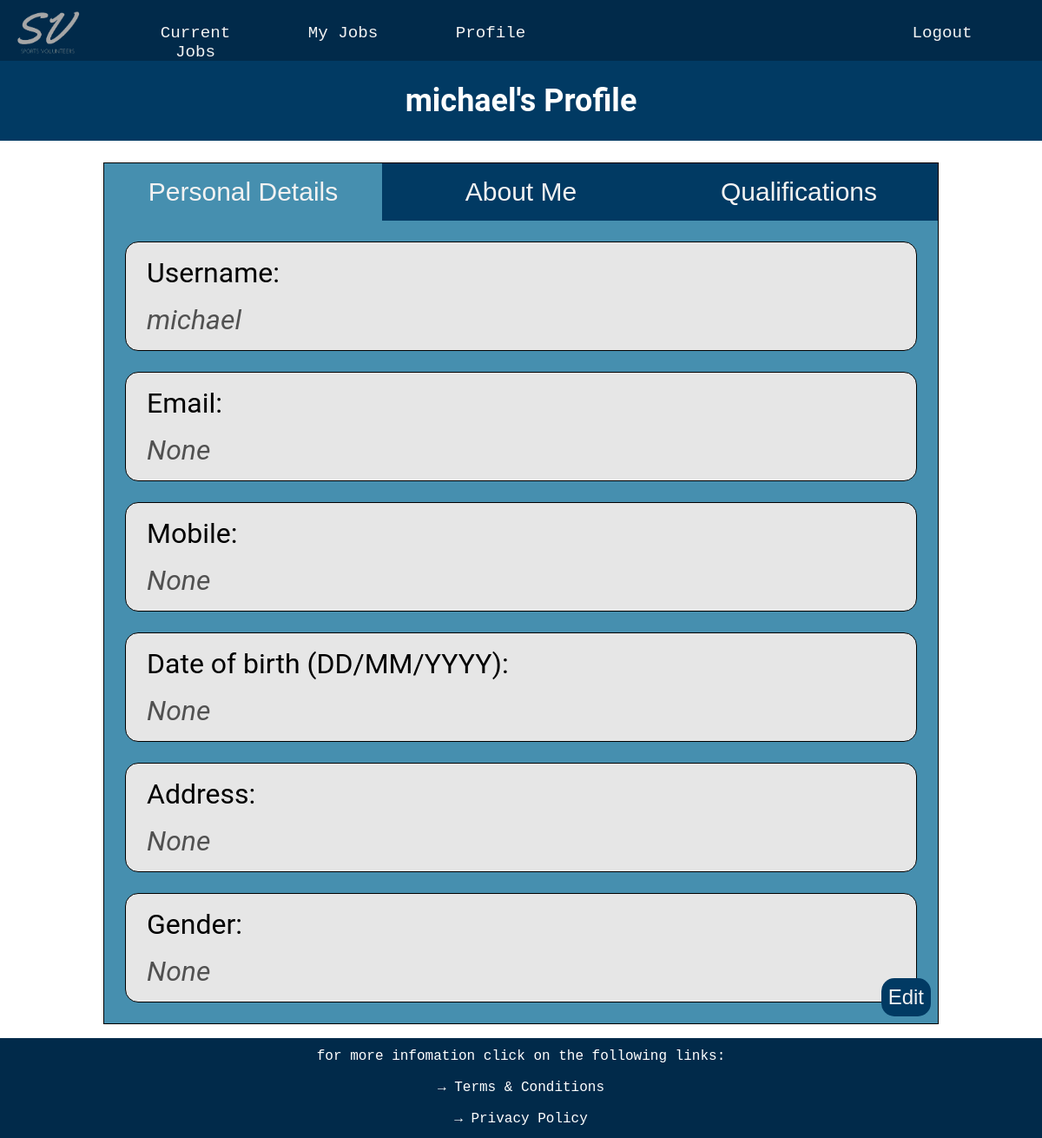
Screenshot of /profile (signed in) with the database file from the repository.
### website/databases.py (models this page shows, shortened)
class User(UserMixin, db.Model):
    __tablename__ = 'users'
    user_id = db.Column(db.Integer, primary_key=True, autoincrement=True)
    username = db.Column(db.String(16), index=True, unique=True)
    password_hash = db.Column(db.String(64))
    email = db.Column(db.String(30))
    mobile = db.Column(db.String(15))
    preferred_name = db.Column(db.String(15))
    dob = db.Column(db.String(11))
    address = db.Column(db.String(50))
    gender = db.Column(db.String(10))
    jobs_completed = db.Column(db.Integer)
    admin = db.Column(db.Boolean)
    details = db.Column(db.String(255))
    qualifications = db.relationship('Qualification', secondary=user_qualifications,
                                     backref=db.backref('users', lazy='subquery'))
    jobs = db.relationship('Jobs', secondary='user_job_link',
                           backref=db.backref('assigned_users', lazy='dynamic'))
    def get_id(self):
        return str(self.user_id)

### website/routes.py (the view, shortened to what this page needs)
@app.route('/profile', methods=['GET', 'POST'])
def profile():
    user = db.session.query(User).filter_by(user_id=current_user.get_id()).first()
    profile_form = profileEditForm()
    my_requests = Requests.query.filter_by(user_id=current_user.get_id()).all()
    my_remove_requests = RemoveRequests.query.filter_by(user_id=current_user.get_id()).all()
    job_table = Jobs
    current_user_id = current_user.get_id()
    assigned_jobs = Jobs.query.join(UserJobLink, Jobs.job_id == UserJobLink.job_id).filter(UserJobLink.user_id == current_user_id).all()
    details_form = ProfileDetailsForm()
    qualifications = Qualification.query.all()
    return render_template('profile.html', assigned_jobs=assigned_jobs, profile_form=profile_form, qualifications=qualifications,
                           user_qualifications=[q.qualifications_id for q in current_user.qualifications], my_requests=my_requests,
                           my_remove_requests=my_remove_requests, details_form=details_form, job_table=job_table)

### website/routes.py (called while the page is built)
@lm.user_loader
def load_user(user_id):
    return User.query.get(int(user_id))

### website/templates/profile.html (shortened to what this page needs)
{% extends "layout.html" %}
{% block page_content %}
<div class="p-title-box">
    <h1 class = 'profile-title'>{{ current_user.username }}'s Profile</h1>
</div>
<div class='profile-container'>
    <div class='tab-container'>
        <button class="profile-tab" onclick="showTab('PersonalDetails', this)" id="defaultOpen">Personal Details</button>
        <button class="profile-tab" onclick="showTab('AboutMe', this)">About Me</button>
        <button class="profile-tab" onclick="showTab('Qualifications', this)">Qualifications</button>
    </div>
    <form id="PersonalDetails" class="profile-tab-content profile-flex" action="" method="POST">
        <button class="Edit" onclick="showEdits(event)">Edit</button>
        <div class='details-section'>
            <p class = "profile-box-text">Username: </p>
            <p class='profile-box-text profile-data-text'>{{ current_user.username }}</p>
        </div>
        <div class='details-section'>
            <p class = "profile-box-text">Email:</p>
            <p class='profile-box-text profile-data-text'>{{ current_user.email }}</p>
        </div>
        <div class='details-section'>
            <p class = "profile-box-text">Mobile:</p>
            <p class='profile-box-text profile-data-text'>{{ current_user.mobile }}</p>
        </div>
        <div class='details-section'>
            <p class = "profile-box-text">Date of birth (DD/MM/YYYY):</p>
            <p class='profile-box-text profile-data-text'>{{ current_user.dob }}</p>
        </div>
        <div class='details-section'>
            <p class = "profile-box-text">Address:</p>
            <p class='profile-box-text profile-data-text'>{{ current_user.address }}</p>
        </div>
        <div class='details-section'>
            <p class = "profile-box-text">Gender:</p>
            <p class='profile-box-text profile-data-text'>{{ current_user.gender }}</p>
        </div>
    </form>
</div>
{% endblock %}

### website/static/styles.css (style rules this page uses)
.profile-title, .timetable-title { text-align: center; font-size: 3vw; color: white; }
.p-title-box, .timetable-title-box { background-color: #013A63; padding: 1px; margin-bottom: 25px; }
.profile-box-text { font-size: 4vh; margin: 1rem 1.5rem 1rem 1.5rem; width: auto; }
.profile-data-text { color: #515151; font-style: italic; }
.profile-container { display: flex; flex-direction: column; width: 80%; margin: auto; border: 1px solid black; padding: 0; }
.tab-container { display: flex; flex-direction: row; }
.profile-tab { flex: 30%; background-color: #013A63; color: #F2F2F2; float: left; border: none; outline: none; cursor: pointer; font-size: 2.5vw; width: 33%; margin: 0; padding: 1rem 0 1rem 0; }
.profile-tab-content { flex-direction: column; position: relative; flex: 70%; color: #F2F2F2; height: 100%; display: none; background-color: #468FAF; }
.profile-flex { justify-content: space-between; align-content: space-between; flex-direction: row; flex-wrap: wrap; }
.details-section { margin: 1.5rem; flex: 40%; width: auto; border: 1px solid black; border-radius: 15px; background-color: #e6e6e6; color: black; }
.Edit { display: inline-block; margin: 0.5rem 0.5rem 0.5rem 0.5rem; background-color: #013A63 ; color: #F2F2F2; border: none; outline: none; cursor: pointer; border-radius: 0; font-size: 3vh; padding: 0.5rem; border-radius: 15px; position: absolute; bottom: 0; right: 0; }

### rows the page displays
User: username "michael", email "None", mobile "None", dob "None", address "None", gender "None"
